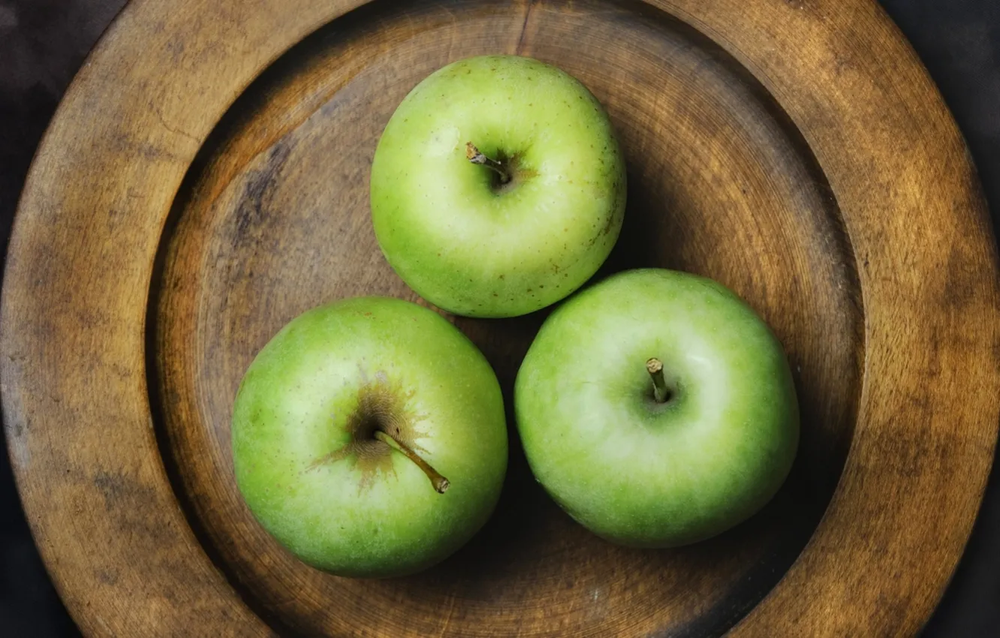
#> input picture Practice2/img1.png, 1000 x 638 px, shrunk from 1332 x 850 before the run
$ python 01_color_spaces.py
#> lines starting #> are read from the running program, lines starting #| are printed output that depends on the picture; after the words box and inside, x2 and y2 are one past the last pixel; in counts of white or black regions, pixels touching at a corner belong together; long printed decimals are rounded
import cv2
import numpy as np
import matplotlib.pyplot as plt
from skimage.metrics import peak_signal_noise_ratio as psnr
from skimage.metrics import structural_similarity as ssim

# ---------- Загрузка изображений ----------
img1 = cv2.imread('img1.png')            # 3 ЗЕЛЁНЫХ яблока
#> img1 is the input picture: shape (638, 1000, 3); mean B, G, R 60.6, 105.2, 115.7
img2 = cv2.imread('img2.png')            # цветок крупным планом
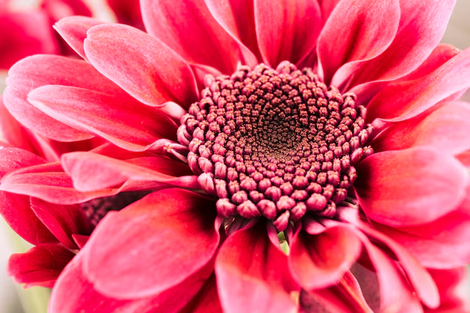
#> input picture Practice2/img2.png, 470 x 313 px, shrunk from 626 x 417 before the run
#> img2 is the input picture: shape (313, 470, 3); mean B, G, R 106.8, 80.1, 222.7
if img1 is None or img2 is None:
    raise FileNotFoundError('Положите img1.png и img2.png рядом со скриптом')

img1_rgb = cv2.cvtColor(img1, cv2.COLOR_BGR2RGB)
img2_rgb = cv2.cvtColor(img2, cv2.COLOR_BGR2RGB)

def show(images, titles, figsize=(16, 5), gray_cmap='gray'):
    n = len(images)
    fig, axes = plt.subplots(1, n, figsize=figsize)
    if n == 1: axes = [axes]
    for ax, im, t in zip(axes, images, titles):
        ax.imshow(im, cmap=gray_cmap) if im.ndim == 2 else ax.imshow(im)
        ax.set_title(t, fontsize=11)
        ax.axis('off')
    plt.tight_layout()
    plt.show()

# ---------- 1.1 RGB → HSV → RGB ----------
hsv      = cv2.cvtColor(img1, cv2.COLOR_BGR2HSV)
#> hsv: shape (638, 1000, 3); mean H, S, V 28.6, 125.1, 122.9
hsv_back = cv2.cvtColor(hsv,  cv2.COLOR_HSV2BGR)

# ---------- 1.2 RGB → LAB → RGB ----------
lab      = cv2.cvtColor(img1, cv2.COLOR_BGR2LAB)
#> lab: shape (638, 1000, 3); mean of channels 0, 1, 2 111.7, 126.3, 153.8
lab_back = cv2.cvtColor(lab,  cv2.COLOR_LAB2BGR)

# ---------- 1.3 RGB → YCrCb → RGB ----------
ycrcb      = cv2.cvtColor(img1, cv2.COLOR_BGR2YCrCb)
#> ycrcb: shape (638, 1000, 3); mean of channels 0, 1, 2 103.3, 136.9, 103.9
ycrcb_back = cv2.cvtColor(ycrcb, cv2.COLOR_YCrCb2BGR)

show([img1_rgb,
      cv2.cvtColor(hsv,   cv2.COLOR_HSV2RGB),
      cv2.cvtColor(lab,   cv2.COLOR_LAB2RGB),
      cv2.cvtColor(ycrcb, cv2.COLOR_YCrCb2RGB),
      cv2.cvtColor(hsv_back, cv2.COLOR_BGR2RGB)],
     ['Оригинал (RGB)',
      'HSV (H=тон, S=насыщ., V=яркость)',
      'LAB (L=светлота, a,b=цвет)',
      'YCrCb (Y=яркость, Cr/Cb=цветность)',
      'HSV → RGB (обратно)'])
#> in show, `n = len(images)`: n = 5
#> the loop in show, `for ax, im, t in zip(axes, images, titles):` made 5 passes
#> t on passes 1 to 5: 'Оригинал (RGB)', 'HSV (H=тон, S=насыщ., V=яркость)', 'LAB (L=светлота, a,b=цвет)', 'YCrCb (Y=яркость, Cr/Cb=цветность)', 'HSV → RGB (обратно)'
#> in show, `plt.show()`:
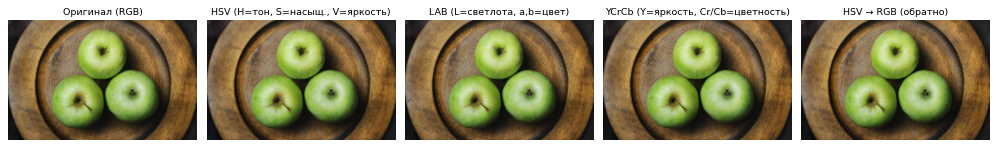
#> figure drawn by matplotlib, 5 panels

diff_hsv = np.abs(img1.astype(int) - hsv_back.astype(int)).mean()
#> diff_hsv = 0.379
print('Средняя ошибка HSV → RGB:', diff_hsv)   # ~0 → преобразование без потерь
#| Средняя ошибка HSV → RGB: 0.3795

# ---------- 1.4 Сегментация ЗЕЛЁНЫХ яблок в HSV ----------
# OpenCV: H ∈ [0,179]; зелёный ≈ 35..85
lower_green = np.array([35,  60,  40])     # S,V подобраны с запасом
upper_green = np.array([85, 255, 255])

mask_raw = cv2.inRange(hsv, lower_green, upper_green)
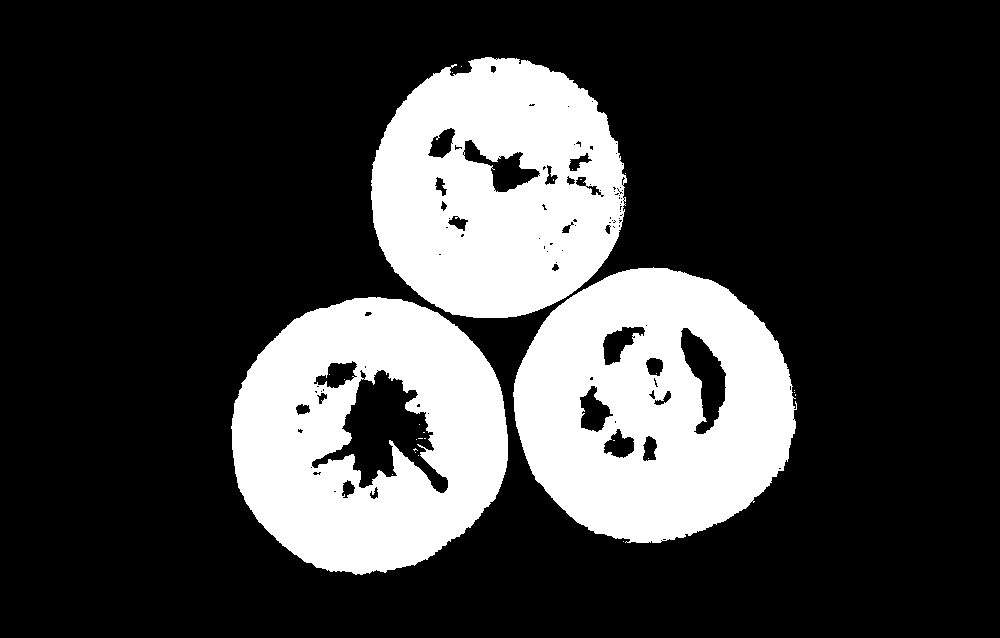
#> mask_raw: shape (638, 1000); 24.5% white; 27 white regions (24 under 20 px), largest, box (x1, y1, x2, y2) and area: (513, 267, 797, 543) 54726, (231, 297, 508, 575) 52091, (371, 57, 627, 318) 49340

# Чистим маску морфологией (убираем блики и мелкий шум)
kernel = cv2.getStructuringElement(cv2.MORPH_ELLIPSE, (5, 5))
mask = cv2.morphologyEx(mask_raw, cv2.MORPH_OPEN,  kernel, iterations=1)
#> mask: shape (638, 1000); 24.3% white; 3 white regions, box (x1, y1, x2, y2) and area: (513, 267, 796, 543) 54547, (231, 297, 508, 575) 51853, (371, 57, 624, 318) 48891
mask = cv2.morphologyEx(mask,     cv2.MORPH_CLOSE, kernel, iterations=2)
#> mask: shape (638, 1000); 24.7% white; 1 white region, box (x1, y1, x2, y2) and area: (231, 57, 796, 575) 157811

# Наложим маску на оригинал для наглядности
segmented = cv2.bitwise_and(img1_rgb, img1_rgb, mask=mask)
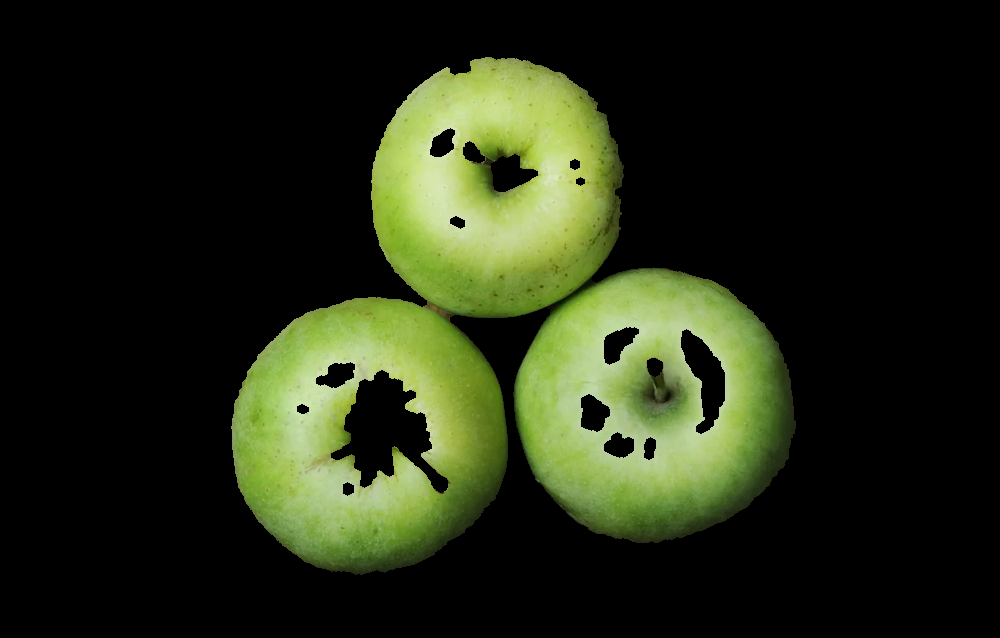
#> segmented: shape (638, 1000, 3); mean R, G, B 35.1, 41.8, 20.6

# Покажем также сами каналы HSV — видно, какой канал «отвечает» за зелёный
h_ch, s_ch, v_ch = cv2.split(hsv)
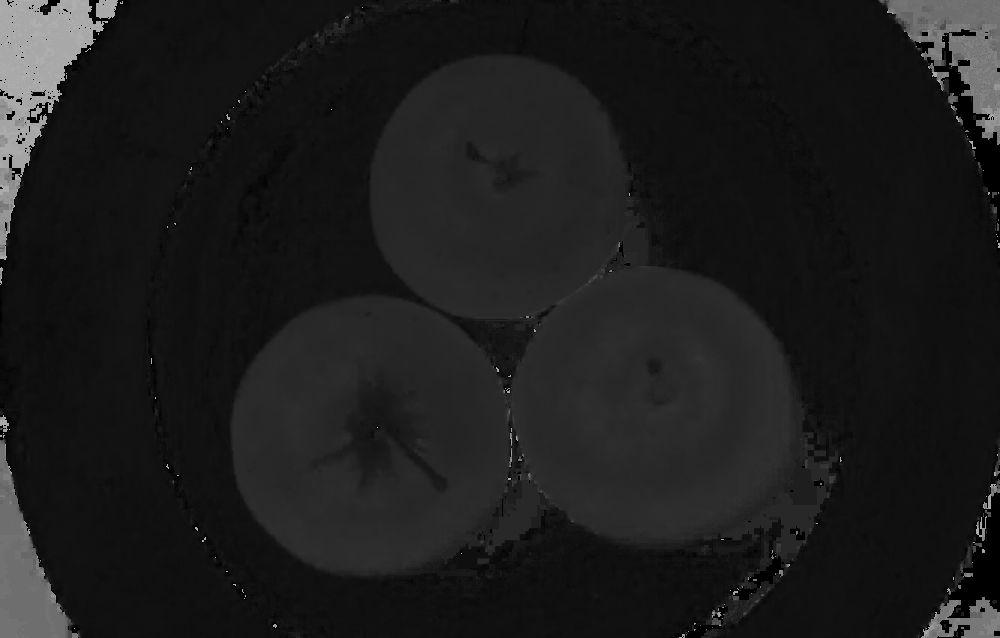
#> h_ch: shape (638, 1000); min 0, max 178, mean 28.6
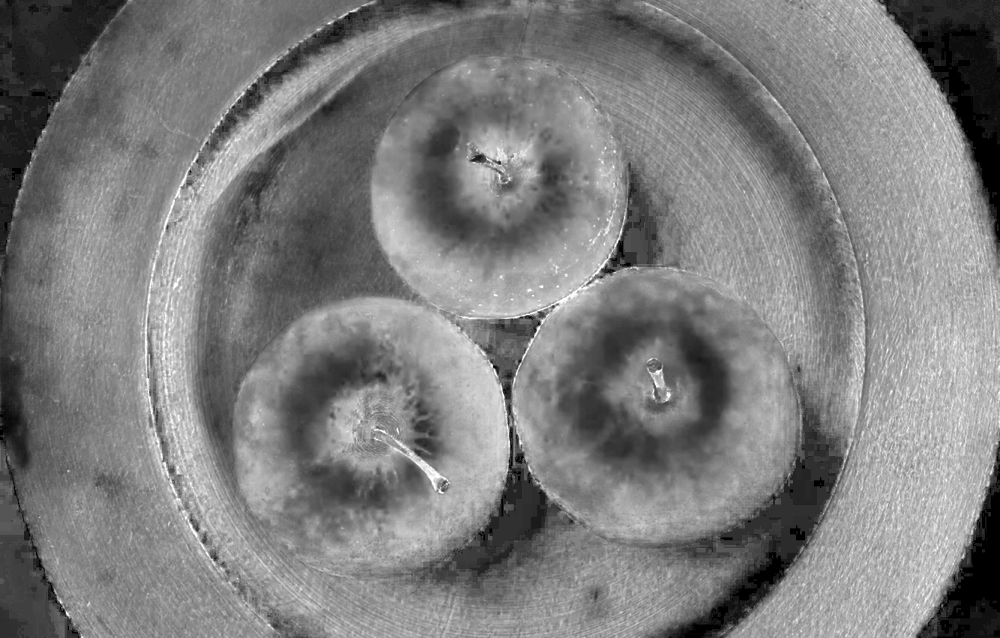
#> s_ch: shape (638, 1000); min 0, max 255, mean 125.1
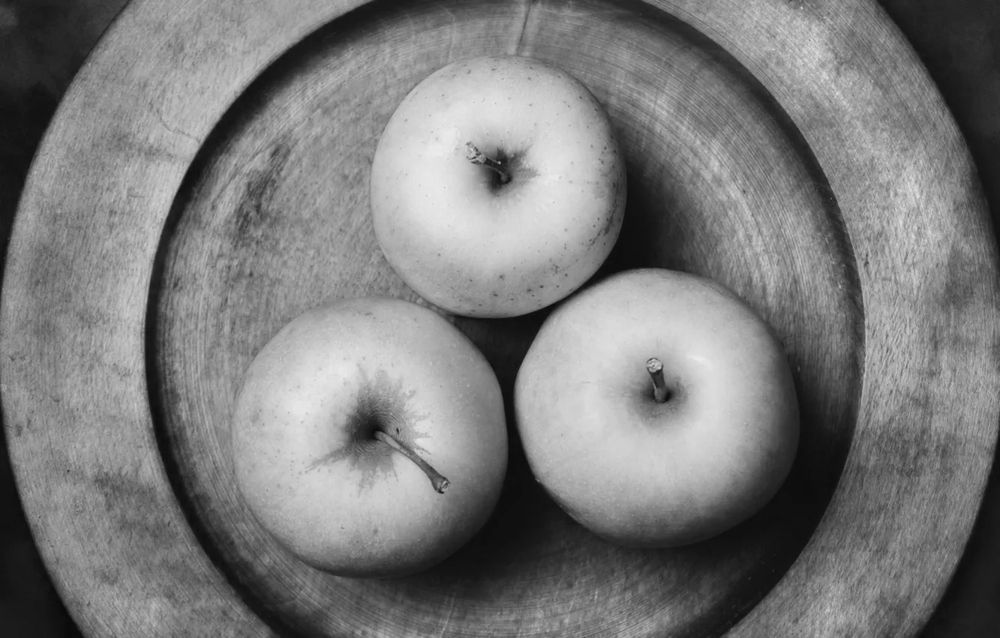
#> v_ch: shape (638, 1000); min 8, max 238, mean 122.9

show([img1_rgb, mask_raw, mask, segmented],
     ['Оригинал (зелёные яблоки)',
      'Маска зелёного (до морфологии)',
      'Маска зелёного (после морфологии)',
      'Результат сегментации'],
     figsize=(16, 4))
#> the loop in show (call 2), `for ax, im, t in zip(axes, images, titles):` made 4 passes

show([h_ch, s_ch, v_ch],
     ['Канал H (тон)', 'Канал S (насыщенность)', 'Канал V (яркость)'],
     figsize=(14, 4))

# [14 lines of commented-out code are left out]
